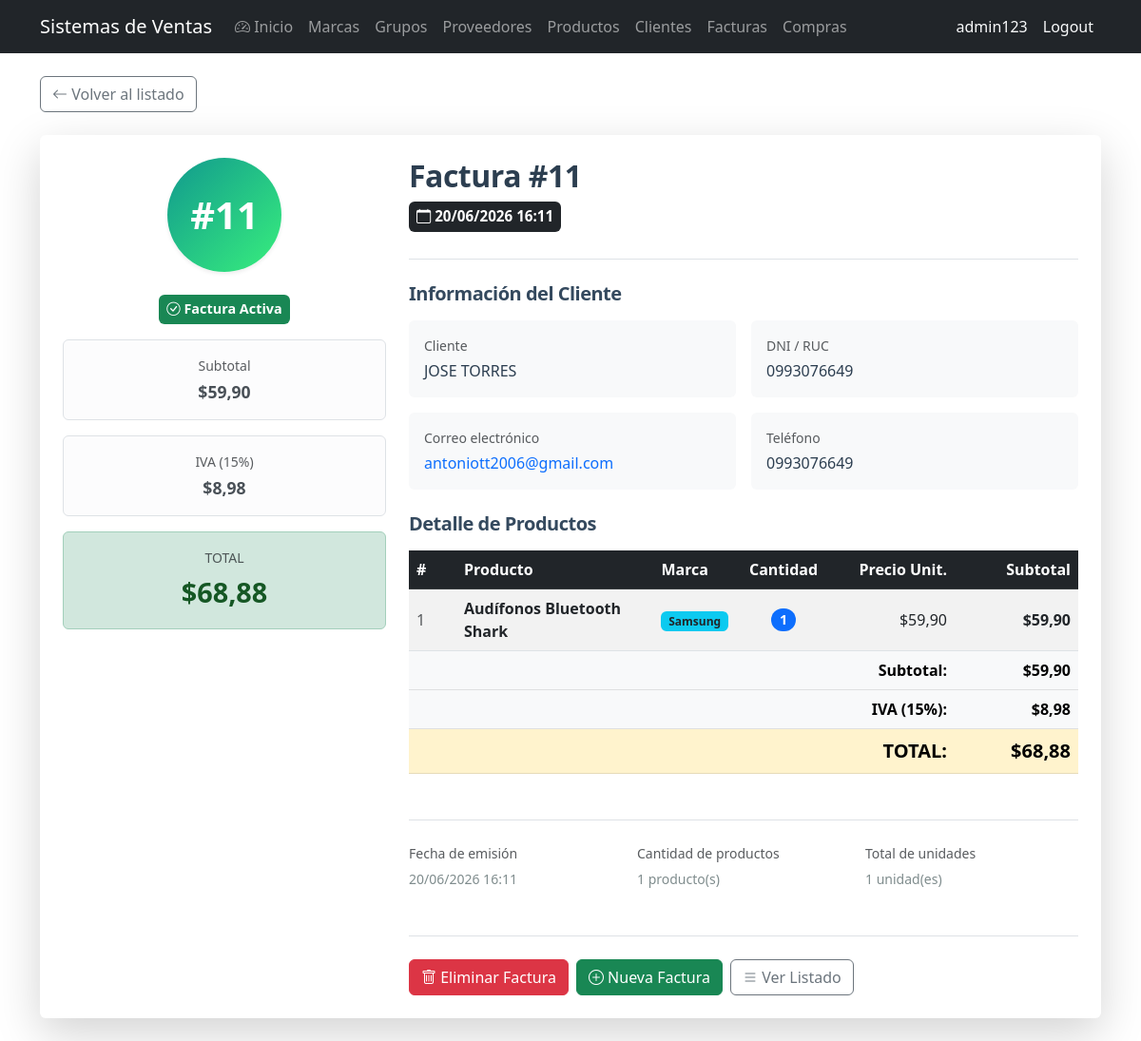
The page /invoices/11/ (signed in) on the database its author committed.
### billing/models.py (models this page shows, shortened)
class Invoice(models.Model):
    customer = models.ForeignKey(Customer, on_delete=models.PROTECT, related_name='invoices', verbose_name='Cliente')
    invoice_date = models.DateTimeField(auto_now_add=True, verbose_name='Fecha de factura')
    subtotal = models.DecimalField(max_digits=12, decimal_places=2, default=0, verbose_name='Subtotal')
    tax = models.DecimalField(max_digits=12, decimal_places=2, default=0, verbose_name='Impuesto')
    total = models.DecimalField(max_digits=12, decimal_places=2, default=0, verbose_name='Total')
    is_active = models.BooleanField(default=True, verbose_name='Activo')
    class Meta:
        verbose_name = 'Factura'
        verbose_name_plural = 'Facturas'
        ordering = ['-invoice_date']

class Customer(models.Model):
    dni = models.CharField(
        max_length=13,
        unique=True,
        verbose_name='DNI/RUC',
        validators=[validate_cedula_ec]
    )
    first_name = models.CharField(max_length=100, verbose_name='Nombre')
    last_name = models.CharField(max_length=100, verbose_name='Apellido')
    email = models.EmailField(blank=True, null=True, verbose_name='Correo electrónico')
    phone = models.CharField(max_length=20, blank=True, null=True, verbose_name='Teléfono')
    address = models.TextField(blank=True, null=True, verbose_name='Dirección')
    is_active = models.BooleanField(default=True, verbose_name='Activo')
    created_at = models.DateTimeField(auto_now_add=True)
    updated_at = models.DateTimeField(auto_now=True)
    class Meta:
        verbose_name = 'Cliente'
        verbose_name_plural = 'Clientes'
        ordering = ['last_name', 'first_name']
    @property
    def full_name(self): return f'{self.first_name} {self.last_name}'

class InvoiceDetail(models.Model):
    invoice = models.ForeignKey(Invoice, on_delete=models.CASCADE, related_name='details', verbose_name='Factura')
    product = models.ForeignKey(Product, on_delete=models.PROTECT, related_name='invoice_details', verbose_name='Producto')
    quantity = models.IntegerField(default=1, verbose_name='Cantidad')
    unit_price = models.DecimalField(max_digits=12, decimal_places=2, verbose_name='Precio unitario')
    subtotal = models.DecimalField(max_digits=12, decimal_places=2, default=0, verbose_name='Subtotal')
    class Meta:
        verbose_name = 'Detalle de factura'
        verbose_name_plural = 'Detalles de factura'

class Product(models.Model):
    name = models.CharField(max_length=200, verbose_name='Nombre de producto')
    description = models.TextField(blank=True, null=True, verbose_name='Descripción')
    brand = models.ForeignKey(Brand, on_delete=models.PROTECT, related_name='products', verbose_name='Marca')
    group = models.ForeignKey(ProductGroup, on_delete=models.PROTECT, related_name='products', verbose_name='Grupo')
    suppliers = models.ManyToManyField(Supplier, related_name='products', blank=True, verbose_name='Proveedores')
    unit_price = models.DecimalField(max_digits=12, decimal_places=2, verbose_name='Precio unitario')
    stock = models.IntegerField(default=0, verbose_name='Stock')
    image = models.ImageField(upload_to='products/', blank=True, null=True, verbose_name='Imagen del producto')
    is_active = models.BooleanField(default=True, verbose_name='Activo')
    created_at = models.DateTimeField(auto_now_add=True)
    updated_at = models.DateTimeField(auto_now=True)
    class Meta:
        verbose_name = 'Producto'
        verbose_name_plural = 'Productos'
        ordering = ['name']

class Brand(models.Model):
    name = models.CharField(max_length=100, unique=True, verbose_name='Nombre de marca')
    description = models.TextField(blank=True, null=True, verbose_name='Descripción')
    is_active = models.BooleanField(default=True, verbose_name='Activo')
    created_at = models.DateTimeField(auto_now_add=True)
    updated_at = models.DateTimeField(auto_now=True)
    class Meta:
        verbose_name = 'Marca'
        verbose_name_plural = 'Marcas'
        ordering = ['name']

### billing/views.py (the view)
# urls.py: path('invoices/<int:pk>/', views.InvoiceDetailView.as_view(), name='invoice_detail'),
class InvoiceDetailView(LoginRequiredMixin, DetailView):
    model = Invoice
    template_name = 'billing/invoice_detail.html'
    context_object_name = 'invoice'
    def get_context_data(self, **kwargs):
        ctx = super().get_context_data(**kwargs)
        invoice = self.object
        details = invoice.details.select_related('product', 'product__brand').all()
        ctx['details'] = details
        ctx['total_units'] = sum(d.quantity for d in details)
        return ctx

### billing/templates/billing/invoice_detail.html (shortened to what this page needs)
{% extends 'billing/base.html' %}
{% block content %}
<div class="mb-4">
  <a href="{% url 'billing:invoice_list' %}" class="btn btn-outline-secondary">
    <i class="bi bi-arrow-left"></i> Volver al listado
  </a>
</div>
<div class="card shadow-lg border-0 mb-4">
  <div class="card-body p-4">
    <div class="row g-4">
      <div class="col-lg-4">
        <div class="sticky-top" style="top: 20px;">
          <div class="text-center mb-4">
            <div class="d-inline-flex align-items-center justify-content-center rounded-circle shadow-sm"
                 style="width: 120px; height: 120px; background: linear-gradient(135deg, #11998e 0%, #38ef7d 100%); font-size: 2.5rem; color: white; font-weight: bold;">
              #{{ invoice.id }}
            </div>
          </div>
          <div class="text-center mb-3">
            {% if invoice.is_active %}
              <span class="badge bg-success p-2" style="font-size: 0.9rem;">
                <i class="bi bi-check-circle"></i> Factura Activa
              </span>
            {% else %}
              <span class="badge bg-secondary p-2" style="font-size: 0.9rem;">
                <i class="bi bi-x-circle"></i> Factura Anulada
              </span>
            {% endif %}
          </div>
          <div class="alert alert-light text-center border" role="alert">
            <small class="text-muted d-block mb-1">Subtotal</small>
            <strong style="font-size: 1.1rem;">${{ invoice.subtotal }}</strong>
          </div>
          <div class="alert alert-light text-center border" role="alert">
            <small class="text-muted d-block mb-1">IVA (15%)</small>
            <strong style="font-size: 1.1rem;">${{ invoice.tax }}</strong>
          </div>
          <div class="alert alert-success text-center" role="alert">
            <small class="text-muted d-block mb-1">TOTAL</small>
            <strong style="font-size: 1.8rem; color: #155724;">${{ invoice.total }}</strong>
          </div>
        </div>
      </div>
      <div class="col-lg-8">
        <div class="mb-4 pb-4 border-bottom">
          <h1 class="h2 fw-bold mb-2" style="color: #2c3e50;">Factura #{{ invoice.id }}</h1>
          <div class="d-flex align-items-baseline gap-2 mb-1">
            <span class="badge bg-dark p-2" style="font-size: 0.95rem;">
              <i class="bi bi-calendar"></i> {{ invoice.invoice_date|date:"d/m/Y H:i" }}
            </span>
          </div>
        </div>
        <div class="mb-4">
          <h5 class="fw-bold mb-3" style="color: #34495e;">Información del Cliente</h5>
          <div class="row g-3">
            <div class="col-md-6">
              <div class="p-3 bg-light rounded-2">
                <small class="text-muted d-block mb-1">Cliente</small>
                <strong class="h6" style="color: #2c3e50;">{{ invoice.customer.full_name }}</strong>
              </div>
            </div>
            <div class="col-md-6">
              <div class="p-3 bg-light rounded-2">
                <small class="text-muted d-block mb-1">DNI / RUC</small>
                <strong class="h6" style="color: #2c3e50;">{{ invoice.customer.dni }}</strong>
              </div>
            </div>
            {% if invoice.customer.email %}
            <div class="col-md-6">
              <div class="p-3 bg-light rounded-2">
                <small class="text-muted d-block mb-1">Correo electrónico</small>
                <strong class="h6" style="color: #2c3e50;">
                  <a href="mailto:{{ invoice.customer.email }}" class="text-decoration-none">{{ invoice.customer.email }}</a>
                </strong>
              </div>
            </div>
            {% endif %}
            {% if invoice.customer.phone %}
            <div class="col-md-6">
              <div class="p-3 bg-light rounded-2">
                <small class="text-muted d-block mb-1">Teléfono</small>
                <strong class="h6" style="color: #2c3e50;">{{ invoice.customer.phone }}</strong>
              </div>
            </div>
            {% endif %}
          </div>
        </div>
        <div class="mb-4">
          <h5 class="fw-bold mb-3" style="color: #34495e;">Detalle de Productos</h5>
          {% if details %}
          <div class="table-responsive">
            <table class="table table-striped table-hover align-middle mb-0">
              <thead class="table-dark">
                <tr>
                  <th style="width: 50px;">#</th>
                  <th>Producto</th>
                  <th>Marca</th>
                  <th class="text-center" style="width: 100px;">Cantidad</th>
                  <th class="text-end" style="width: 130px;">Precio Unit.</th>
                  <th class="text-end" style="width: 130px;">Subtotal</th>
                </tr>
              </thead>
              <tbody>
                {% for detail in details %}
                <tr>
                  <td class="text-muted">{{ forloop.counter }}</td>
                  <td>
                    <strong>{{ detail.product.name }}</strong>
                  </td>
                  <td>
                    <span class="badge bg-info text-dark">{{ detail.product.brand.name }}</span>
                  </td>
                  <td class="text-center">
                    <span class="badge bg-primary rounded-pill" style="font-size: 0.9rem;">{{ detail.quantity }}</span>
                  </td>
                  <td class="text-end">${{ detail.unit_price }}</td>
                  <td class="text-end"><strong>${{ detail.subtotal }}</strong></td>
                </tr>
                {% endfor %}
              </tbody>
              <tfoot>
                <tr class="table-light">
                  <td colspan="4"></td>
                  <td class="text-end fw-bold">Subtotal:</td>
                  <td class="text-end fw-bold">${{ invoice.subtotal }}</td>
                </tr>
                <tr class="table-light">
                  <td colspan="4"></td>
                  <td class="text-end fw-bold">IVA (15%):</td>
                  <td class="text-end fw-bold">${{ invoice.tax }}</td>
                </tr>
                <tr class="table-warning">
                  <td colspan="4"></td>
                  <td class="text-end fw-bold fs-5">TOTAL:</td>
                  <td class="text-end fw-bold fs-5">${{ invoice.total }}</td>
                </tr>
              </tfoot>
            </table>
          </div>
          {% else %}
          <div class="alert alert-info">
            <small><i class="bi bi-info-circle"></i> Esta factura no tiene productos registrados.</small>
          </div>
          {% endif %}
        </div>
        <div class="mt-5 pt-4 border-top">
          <div class="row g-3">
            <div class="col-md-4">
              <small class="text-muted d-block mb-1">Fecha de emisión</small>
              <span class="small" style="color: #7f8c8d;">{{ invoice.invoice_date|date:"d/m/Y H:i" }}</span>
            </div>
            <div class="col-md-4">
              <small class="text-muted d-block mb-1">Cantidad de productos</small>
              <span class="small" style="color: #7f8c8d;">{{ details|length }} producto(s)</span>
            </div>
            <div class="col-md-4">
              <small class="text-muted d-block mb-1">Total de unidades</small>
              <span class="small" style="color: #7f8c8d;">{{ total_units }} unidad(es)</span>
            </div>
          </div>
        </div>
        <div class="mt-5 pt-4 border-top d-flex gap-2">
          <a href="{% url 'billing:invoice_delete' invoice.pk %}" class="btn btn-danger">
            <i class="bi bi-trash"></i> Eliminar Factura
          </a>
          <a href="{% url 'billing:invoice_create' %}" class="btn btn-success">
            <i class="bi bi-plus-circle"></i> Nueva Factura
          </a>
          <a href="{% url 'billing:invoice_list' %}" class="btn btn-outline-secondary">
            <i class="bi bi-list"></i> Ver Listado
          </a>
        </div>
      </div>
    </div>
  </div>
</div>
{% endblock %}

### billing/templates/billing/base.html (shortened to what this page needs)
<!DOCTYPE html>
<html lang="es">
<head>
  <link href="https://cdn.jsdelivr.net/npm/bootstrap@5.3.0/dist/css/bootstrap.min.css" rel="stylesheet">
  <link href="https://cdn.jsdelivr.net/npm/bootstrap-icons@1.11.3/font/bootstrap-icons.css" rel="stylesheet">
</head>
<body>
<nav class="navbar navbar-expand-lg navbar-dark bg-dark">
  <div class="container">
    <a class="navbar-brand" href="{% url 'billing:home' %}">Sistemas de Ventas</a>
    <div class="collapse navbar-collapse" id="nav">
      <ul class="navbar-nav me-auto">
        {% if user.is_authenticated %}
        <li class="nav-item"><a class="nav-link" href="{% url 'billing:home' %}"><i class="bi bi-speedometer2"></i> Inicio</a></li>
        <li class="nav-item"><a class="nav-link" href="{% url 'billing:brand_list' %}">Marcas</a></li>
        <li class="nav-item"><a class="nav-link" href="{% url 'billing:productgroup_list' %}">Grupos</a></li>
        <li class="nav-item"><a class="nav-link" href="{% url 'billing:supplier_list' %}">Proveedores</a></li>
        <li class="nav-item"><a class="nav-link" href="{% url 'billing:product_list' %}">Productos</a></li>
        <li class="nav-item"><a class="nav-link" href="{% url 'billing:customer_list' %}">Clientes</a></li>
        <li class="nav-item"><a class="nav-link" href="{% url 'billing:invoice_list' %}">Facturas</a></li>
        <li class="nav-item"><a class="nav-link" href="{% url 'purchasing:purchase_list' %}">Compras</a></li>
        {% endif %}
      </ul>
      <ul class="navbar-nav">
        {% if user.is_authenticated %}
        <li class="nav-item"><span class="nav-link text-light">{{ user.username }}</span></li>
        <li class="nav-item">
          <form method="post" action="{% url 'logout' %}" class="d-inline">
            <button type="submit" class="nav-link btn btn-link text-light" style="text-decoration:none;">Logout</button>
          </form>
        </li>
        {% else %}
        <li class="nav-item"><a class="nav-link" href="{% url 'login' %}">Login</a></li>
        <li class="nav-item"><a class="nav-link" href="{% url 'billing:signup' %}">Registarse</a></li>
        {% endif %}
      </ul>
    </div>
  </div>
</nav>
<div class="container mt-4">
  {% block content %}
  {% endblock %}
</div>
</body>
</html>

### billing/templates/billing/invoice_detail.html (style rules this page uses)
.sticky-top { position: sticky; top: 20px; z-index: 900; }
.card { transition: box-shadow 0.3s ease; }
.badge { transition: all 0.2s ease; }
.btn { transition: all 0.2s ease; }
h1, h5 { letter-spacing: -0.5px; }
.bg-light { background-color: #f8f9fa !important; }

### rows shown on the page
Invoice: id "11", subtotal "59,90", tax "8,98", total "68,88", invoice_date "20/06/2026 16:11", customer.full_name "JOSE TORRES", customer.dni "0993076649", customer.email "antoniott2006@gmail.com", customer.phone "0993076649"
InvoiceDetail: product.name "Audífonos Bluetooth Shark", product.brand.name "Samsung", quantity "1", unit_price "59,90", subtotal "59,90"

### other values the page prints
{{ user.username }} "admin123"
{{ details|length }} "1"
{{ total_units }} "1"
